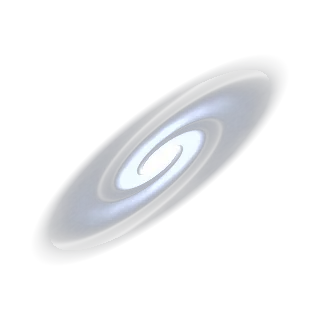
#> input picture img/andromeda.webp, 320 x 320 px, given in place of sun.jpg, which was not available
$ python render.py
#> lines starting #> are read from the running program, lines starting #| are printed output that depends on the picture; pictures that were not available may be replaced by others from this repository, and a replacement may not be noted
"""Render realistic sprites for every solar system object in the game.

Real bodies use equirectangular maps (gravityexp npm package; Earth from NASA Blue Marble via three-globe).
Bodies without a public map are built procedurally from what spacecraft images show.
Output: img/<id>.webp with transparent background, plus img/manifest.json (canvas margin per sprite).
"""
import json, math, os, sys
import numpy as np
from PIL import Image

HERE = os.path.dirname(os.path.abspath(__file__))
GX = os.path.join(HERE, "pkgs/gx/package/public/textures")
TG = os.path.join(HERE, "pkgs/tg/package/example")
OUT = os.path.join(HERE, "..", "img")
os.makedirs(OUT, exist_ok=True)
SS = 2  # supersampling
LIGHT = np.array([-0.45, -0.35, 0.82]); LIGHT /= np.linalg.norm(LIGHT)
manifest = {}

def load_tex(path):
    return np.asarray(Image.open(path).convert("RGB"), dtype=np.float32) / 255.0

def sample_eq(tex, lat, lon):
    H, W = tex.shape[:2]
#> H = 320; W = 320
    u = ((lon / (2 * np.pi) + 0.5) % 1.0) * W - 0.5
    v = np.clip((0.5 - lat / np.pi) * H - 0.5, 0, H - 1.001)
    u0 = np.floor(u).astype(int); v0 = np.floor(v).astype(int)
#> after `u0 = np.floor(u).astype(int)`: u0: shape (1280, 1280) int64; 161 distinct labels, from 79 to 239
#> after `v0 = np.floor(v).astype(int)`:
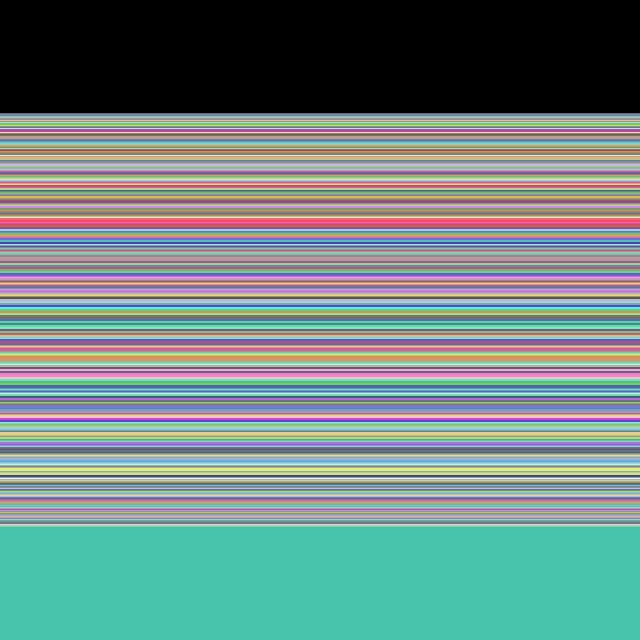
#> v0: shape (1280, 1280) int64 (shown at 1/2 size); 297 distinct labels, from 0 to 318; one colour per label, 0 black
    du = (u - u0)[..., None]; dv = (v - v0)[..., None]
    u0 %= W; u1 = (u0 + 1) % W; v1 = np.minimum(v0 + 1, H - 1)
#> after `u1 = (u0 + 1) % W`: u1: shape (1280, 1280) int64; 161 distinct labels, from 80 to 240
#> after `v1 = np.minimum(v0 + 1, H - 1)`: v1: shape (1280, 1280) int64; 297 distinct labels, from 1 to 319
    a = tex[v0, u0]; b = tex[v0, u1]; c = tex[v1, u0]; d = tex[v1, u1]
    return (a * (1 - du) + b * du) * (1 - dv) + (c * (1 - du) + d * du) * dv
#> returned value: shape (1280, 1280, 3) float64

# ---------- procedural noise on the sphere ----------
class Noise:
    def __init__(self, seed):
        r = np.random.default_rng(seed)
        self.perm = r.permutation(256)
        self.vals = r.random(256).astype(np.float32)
    def _h(self, ix, iy, iz):
        p = self.perm
        return self.vals[p[(p[(p[ix & 255] + iy) & 255] + iz) & 255]]
    def v3(self, P):
        i = np.floor(P).astype(np.int64); f = P - i; w = f * f * (3 - 2 * f)
        x, y, z = i[..., 0], i[..., 1], i[..., 2]
        wx, wy, wz = w[..., 0], w[..., 1], w[..., 2]
        c = lambda a, b, cc: self._h(x + a, y + b, z + cc)
        x00 = c(0,0,0)*(1-wx) + c(1,0,0)*wx; x10 = c(0,1,0)*(1-wx) + c(1,1,0)*wx
        x01 = c(0,0,1)*(1-wx) + c(1,0,1)*wx; x11 = c(0,1,1)*(1-wx) + c(1,1,1)*wx
        return (x00*(1-wy) + x10*wy)*(1-wz) + (x01*(1-wy) + x11*wy)*wz
    def fbm(self, P, octaves=5, lac=2.0, gain=0.5):
        s, a, f, norm = 0.0, 1.0, 1.0, 0.0
        for k in range(octaves):
            s = s + a * self.v3(P * f + k * 17.31); norm += a; a *= gain; f *= lac
        return s / norm

# [19 lines left out: function craters, not called in this run]

def palette(t, stops):
    t = np.clip(t, 0, 1); out = np.zeros(t.shape + (3,), np.float32)
    xs = [s[0] for s in stops]; cols = [np.array(s[1], np.float32) / 255 for s in stops]
    for ch in range(3):
        out[..., ch] = np.interp(t, xs, [c[ch] for c in cols])
    return out

# ---------- the sphere renderer ----------
def render(name, size, color_fn, margin=1.08, tilt=0.0, obs=12.0, lon0=0.0, limb=0.55, atm=None, atm_w=0.05,
           sx=1.0, shape=None, extra=None, back=None):
    n = size * SS
    lin = (np.arange(n) + 0.5) / n * 2 - 1
    X, Y = np.meshgrid(lin * margin, lin * margin)
    x = X / sx; y = Y.copy()
    rr = np.sqrt(x * x + y * y)
    if shape is not None:  # lumpy outline
        th = np.arctan2(y, x); R = shape(th); x = x / R; y = y / R; rr = np.sqrt(x * x + y * y)
    inside = rr <= 1.0
    z = np.sqrt(np.clip(1 - x * x - y * y, 0, 1))
    N = np.stack([x, -y, z], -1)  # view-space normal, +y up
    # orient the globe: tip toward the viewer by `obs`, then spin the axis by `tilt`
    t = math.radians(tilt); o = math.radians(obs)
    Rz = np.array([[math.cos(t), -math.sin(t), 0], [math.sin(t), math.cos(t), 0], [0, 0, 1]])
    Rx = np.array([[1, 0, 0], [0, math.cos(o), -math.sin(o)], [0, math.sin(o), math.cos(o)]])
    B = N @ Rz @ Rx  # body-frame normal
    lat = np.arcsin(np.clip(B[..., 1], -1, 1)); lon = np.arctan2(B[..., 0], B[..., 2]) + math.radians(lon0)
    rgb = color_fn(lat, lon, B, N)
    # soft studio light + limb darkening (terminator is added live in the game, facing the Sun)
    lam = np.clip(N @ LIGHT, 0, 1)
    shade = (1 - limb * (1 - z ** 0.5)) * (0.72 + 0.38 * lam)
    rgb = rgb * shade[..., None]
    alpha = inside.astype(np.float32)
    if atm is not None:
        ac = np.array(atm[:3], np.float32) / 255; strength = atm[3]
        rim = (1 - z) ** 3 * strength
        rgb = np.where(inside[..., None], rgb * (1 - rim[..., None]) + ac * rim[..., None], rgb)
        out_r = rr - 1
        glow = np.where(~inside, strength * np.exp(-np.maximum(out_r, 0) / atm_w), 0)
        rgb = np.where(inside[..., None], rgb, ac)
        alpha = np.maximum(alpha, glow)
    img = np.concatenate([np.clip(rgb, 0, 1), alpha[..., None]], -1)
    if back is not None: img = over(img, back(X, Y))
    if extra is not None: img = extra(img, X, Y, inside)
    save(name, img, size, margin)

# [5 lines left out: function over, not called in this run]

def save(name, img, size, margin):
#> called with name = 'sun', size = 640, margin = 1.55
    im = Image.fromarray((np.clip(img, 0, 1) * 255).astype(np.uint8), "RGBA").resize((size, size), Image.LANCZOS)
    im.save(os.path.join(OUT, f"{name}.webp"), "WEBP", quality=86, method=6)
    manifest[name] = round(margin, 3)
    print(name, size, os.path.getsize(os.path.join(OUT, f"{name}.webp")) // 1024, "KB")

def tex_fn(path, gain=1.0, gamma=1.0):
    T = load_tex(path)
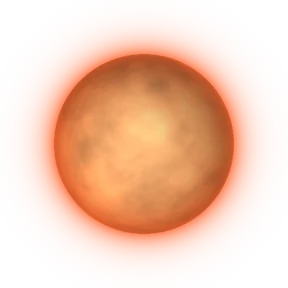
#> input picture img/antares.webp, 288 x 288 px, given in place of mercury.jpg, which was not available
#> in load_tex (call 2), `return np.asarray(Image.open(path).convert("RGB"), dtype=np.float32) /..`:
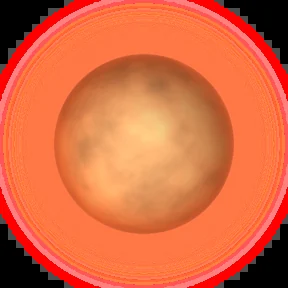
#> returned value: shape (288, 288, 3) float32; mean of channels 0, 1, 2 0.847, 0.408, 0.254; drawn as R, G, B
    return lambda lat, lon, B, N: np.clip(sample_eq(T, lat, lon) * gain, 0, 1) ** gamma

# [28 lines left out: functions find_lon, saturn_rings, not called in this run]

def ringed(name, size, color_fn, ring_layer, margin, **kw):
    render(name, size, color_fn, margin=margin, back=lambda X, Y: ring_layer(X, Y, False),
           extra=lambda img, X, Y, inside: over(ring_layer(X, Y, True), img), **kw)

# ---------- procedural surfaces ----------
# [11 lines left out: function proc, not called in this run]

def venus_clouds(lat, lon, B, N):
    nz = Noise(11)
    P = B * 2.0
    w = np.stack([nz.fbm(P + 1, 4), nz.fbm(P + 5, 4), nz.fbm(P + 9, 4)], -1)
    swirl = nz.fbm(np.stack([lon * 0.8, lat * 5, lat * 0], -1) + 2.2 * w, 5)
    chevron = np.sin(lat * 7 + np.abs(lat) * 4 + 3 * w[..., 0])
    t = 0.55 * swirl + 0.12 * chevron + 0.25
    return palette(t, [(0, (176, 140, 82)), (0.45, (222, 196, 140)), (0.8, (244, 232, 196)), (1, (252, 246, 224))])

# [35 lines left out: functions io_extra, europa_extra, ganymede_extra, enceladus_extra, triton_extra, not called in this run]

def charon_extra(rgb, lat, lon, B, nz):
    cap = np.clip((lat - math.radians(55)) / 0.35, 0, 1)[..., None]
    return rgb * (1 - 0.8 * cap) + np.array([0.42, 0.22, 0.15]) * 0.8 * cap

# [15 lines left out: functions ceres_extra, haumea_extra, lumpy, not called in this run]

# ---------- build every sprite ----------
def sun_fn():
    T = load_tex(f"{GX}/sun.jpg")
    def fn(lat, lon, B, N):
        lum = sample_eq(T, lat, lon).mean(-1)
        z = np.clip(N[..., 2], 0, 1)
        base = palette(z ** 0.7, [(0, (236, 96, 12)), (0.45, (255, 178, 52)), (0.8, (255, 226, 130)), (1, (255, 246, 210))])
        return np.clip(base * (0.9 + 0.35 * (lum - lum.mean()))[..., None], 0, 1)
    return fn

render("sun", 640, sun_fn(), margin=1.55, limb=0.2, atm=(255, 170, 60, 0.9), atm_w=0.16, obs=0)
render("mercury", 384, tex_fn(f"{GX}/mercury.jpg"), lon0=40, limb=0.35)
#> in sample_eq (call 2), `u0 = np.floor(u).astype(int)`:
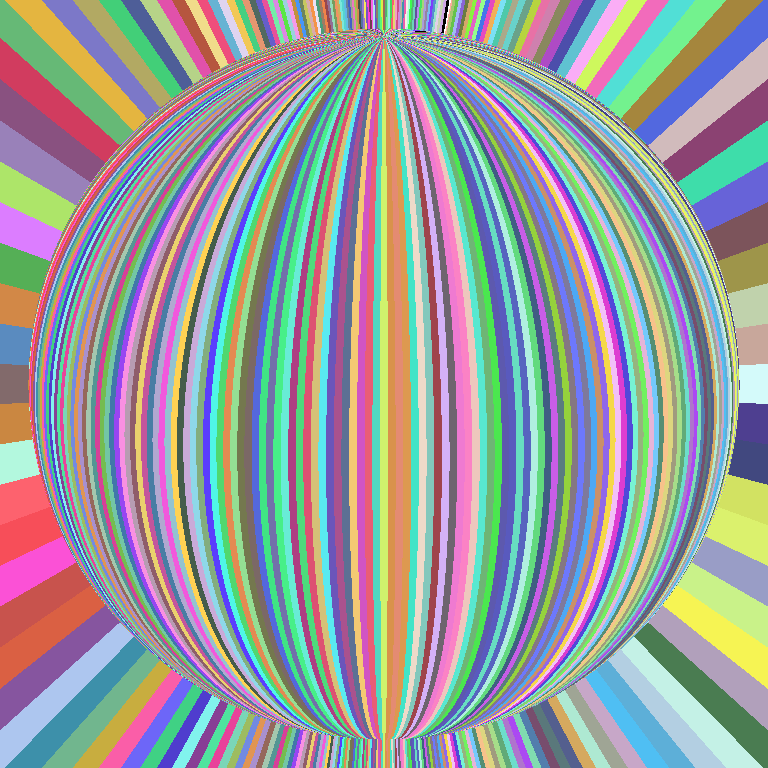
#> u0: shape (768, 768) int64; 289 distinct labels, from -1 to 287; one colour per label, 0 black, -1 white
#> in sample_eq (call 2), `v0 = np.floor(v).astype(int)`: v0: shape (768, 768) int64; 277 distinct labels, from 0 to 286
#> in sample_eq (call 2), `u0 %= W`:
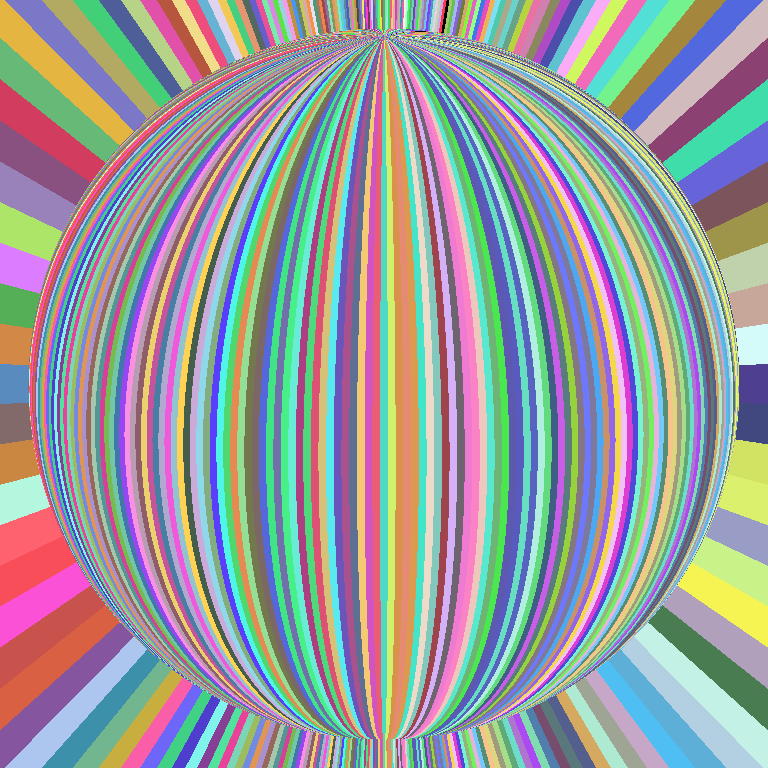
#> u0: shape (768, 768) int64; 288 distinct labels, from 0 to 287; one colour per label, 0 black
#> in sample_eq (call 2), `u1 = (u0 + 1) % W`: u1: shape (768, 768) int64; 288 distinct labels, from 0 to 287
#> in sample_eq (call 2), `v1 = np.minimum(v0 + 1, H - 1)`:
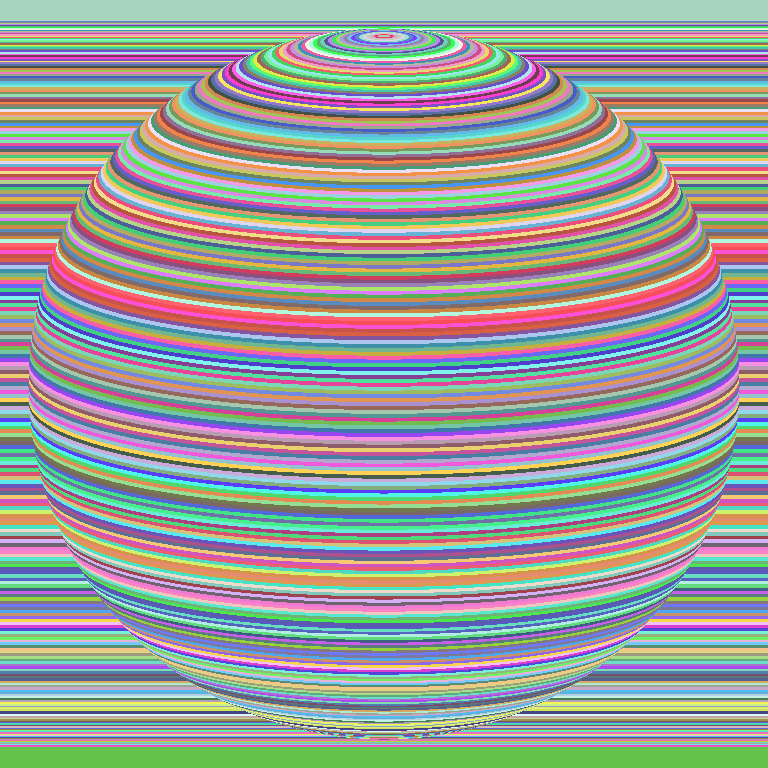
#> v1: shape (768, 768) int64; 277 distinct labels, from 1 to 287; one colour per label, 0 black
render("venus", 448, venus_clouds, tilt=3, limb=0.25, atm=(255, 236, 190, 0.55), atm_w=0.03)
CL = np.asarray(Image.open(f"{TG}/clouds/clouds.png").convert("RGBA"), dtype=np.float32)[..., 3:4] / 255.0
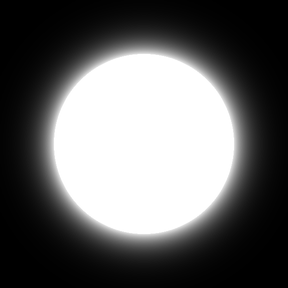
#> CL: shape (288, 288, 1) float32; min 0, max 1, mean 0.393
#> (the run stopped early here; a loop or call above may not have finished)
